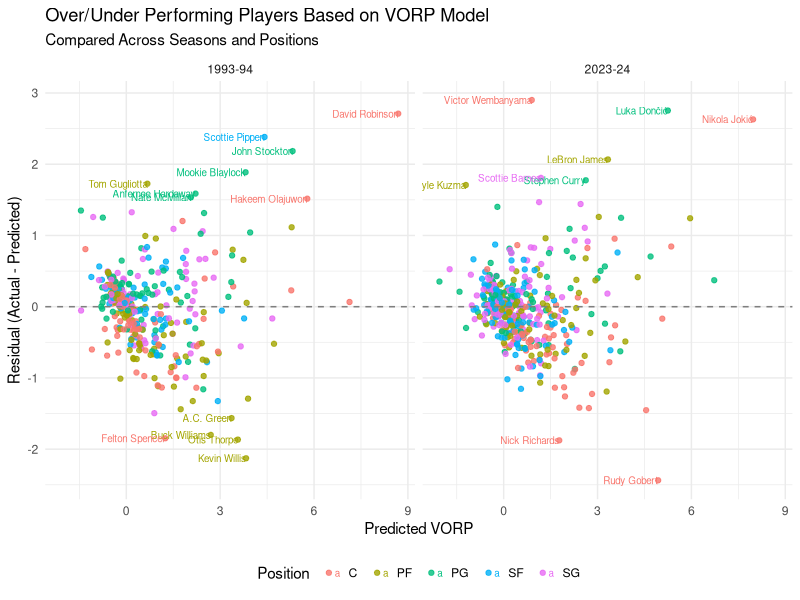

R code for this plot:
# Load libraries
library(ggplot2)
library(readr)
library(dplyr)

# Load data
nba_2023 <- read_csv("Source Data/2023-2024 NBA Player Advanced Stats Per Game.csv")
nba_1993 <- read_csv("Source Data/1993-1994 NBA Player Advanced Stats Per Game.csv")

# Function to build and process model for a given dataset
process_vorp_model <- function(df, season_label) {
  df_clean <- df %>%
    filter(!is.na(VORP), !is.na(MP), !is.na(PER), !is.na(WS)) %>%
    mutate(Season = season_label)
  
  model <- lm(VORP ~ MP + PER + WS, data = df_clean)
  
  df_clean %>%
    mutate(
      predicted_vorp = predict(model, .),
      residual = VORP - predicted_vorp
    )
}

# Apply function to both datasets
nba_2023_clean <- process_vorp_model(nba_2023, "2023-24")
nba_1993_clean <- process_vorp_model(nba_1993, "1993-94")

# Combine both
nba_combined <- bind_rows(nba_2023_clean, nba_1993_clean)

# Plot residuals by predicted VORP with Position-based color
ggplot(nba_combined, aes(x = predicted_vorp, y = residual, color = Pos, label = Player)) +
  geom_point(alpha = 0.8) +
  geom_hline(yintercept = 0, linetype = "dashed", color = "gray50") +
  geom_text(data = filter(nba_combined, abs(residual) > 1.5), size = 2.5, hjust = 1) +
  facet_wrap(~Season) +
  labs(title = "Over/Under Performing Players Based on VORP Model",
       subtitle = "Compared Across Seasons and Positions",
       x = "Predicted VORP", y = "Residual (Actual - Predicted)",
       color = "Position") +
  theme_minimal() +
  theme(legend.position = "bottom")
